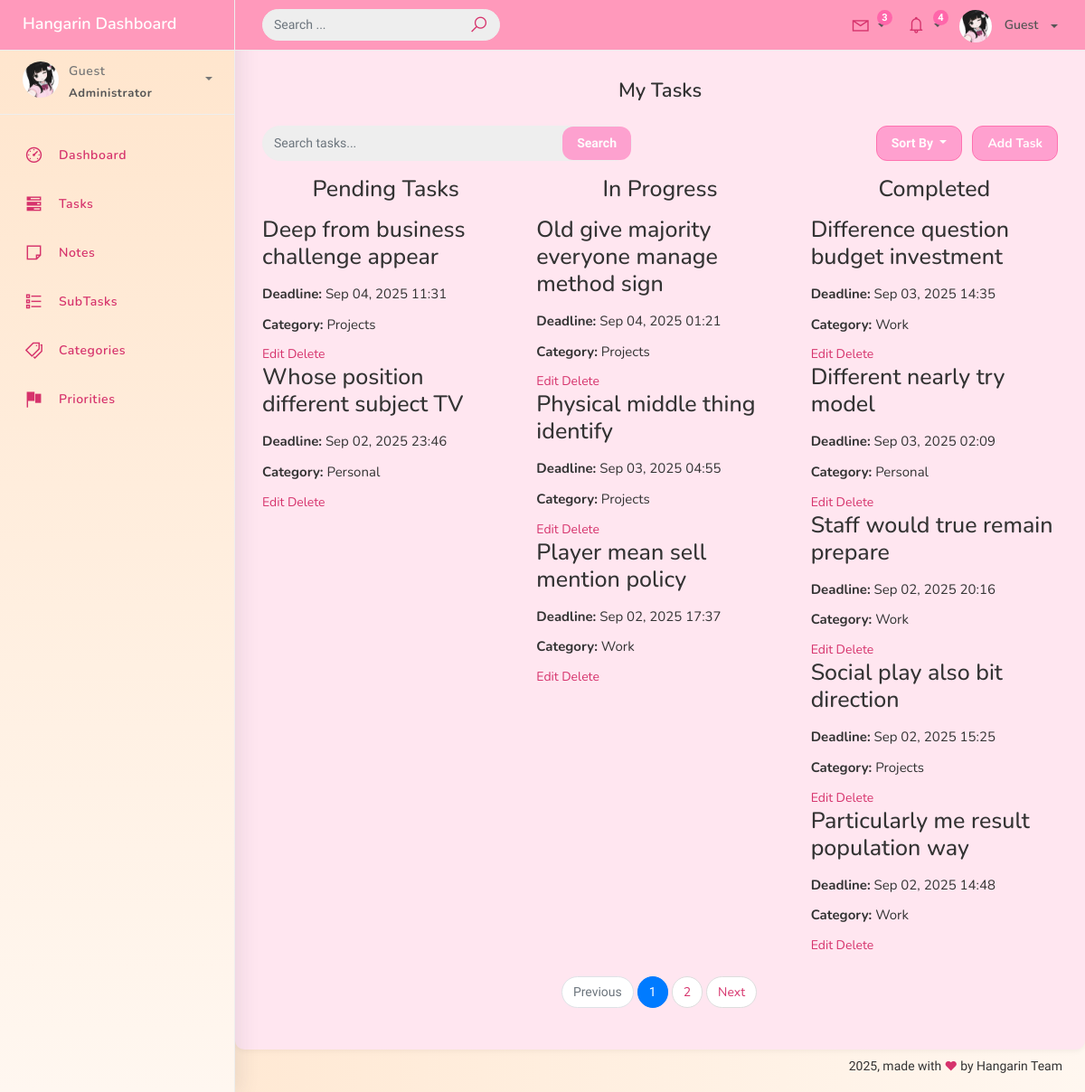
The app's page /task_list/, older data.
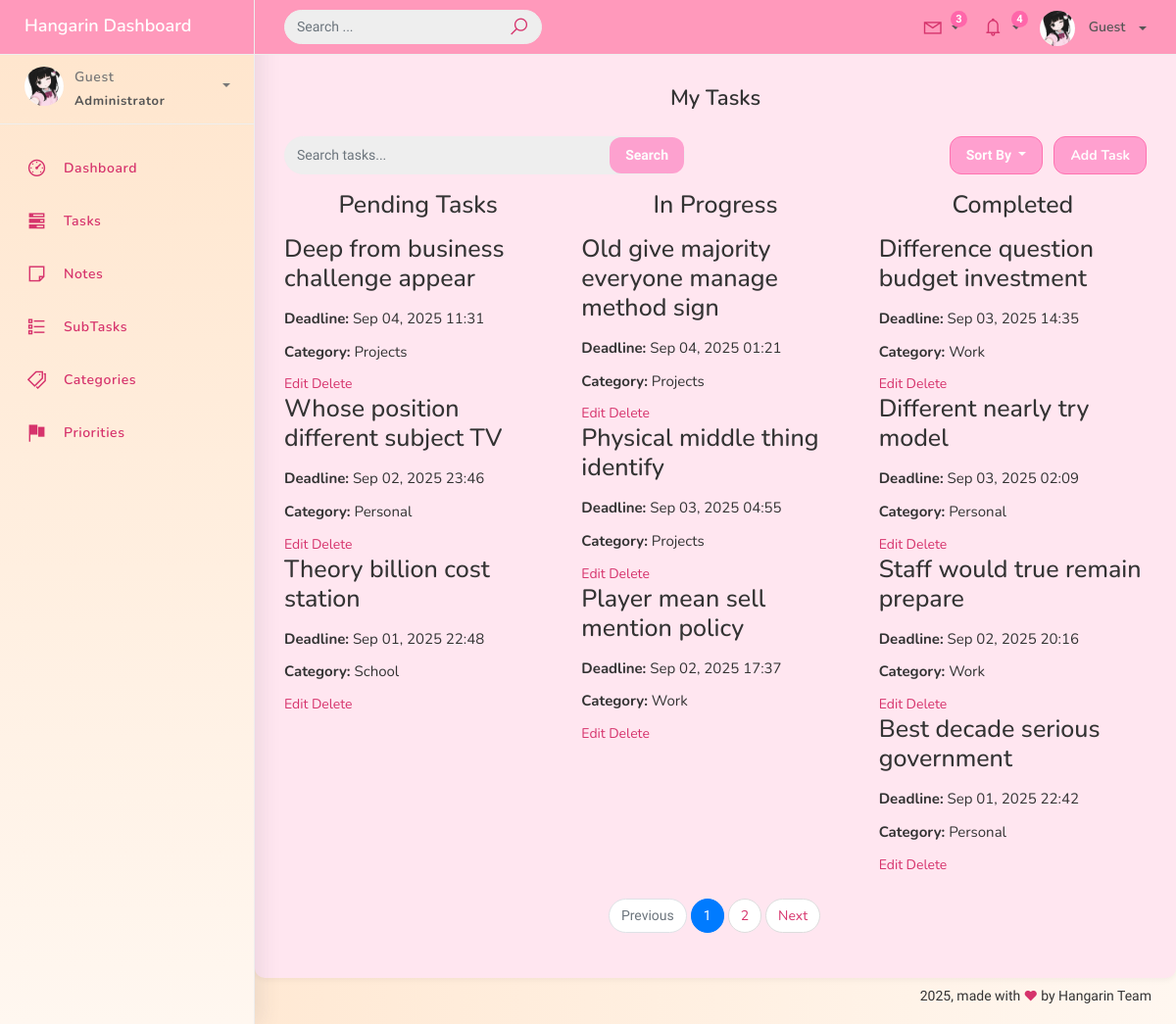
The same page, newer data.
### studentorg/models.py (models this page shows, shortened)
class BaseModel(models.Model):
    created_at = models.DateTimeField(auto_now_add=True)
    updated_at = models.DateTimeField(auto_now=True)
    class Meta:
        abstract = True

class Task(BaseModel):
    title = models.CharField(max_length=200)
    description = models.TextField(blank=True)
    status = models.CharField(
        max_length=50,
        choices=STATUS_CHOICES,
        default="Pending"
    )
    deadline = models.DateTimeField(null=True, blank=True)
    priority = models.ForeignKey(
        Priority, on_delete=models.PROTECT, related_name="tasks"
    )
    category = models.ForeignKey(
        Category, on_delete=models.PROTECT, related_name="tasks"
    )

class Category(BaseModel):
    name = models.CharField(max_length=100)
    class Meta:
        verbose_name = "Category"
        verbose_name_plural = "Categories"

### studentorg/views.py (the view, shortened to what this page needs)
# urls.py: path("task_list/", TaskListView.as_view(), name="task-list"),
class TaskListView(ListView):
    model = Task
    context_object_name = "tasks"
    template_name = "task_list.html"
    paginate_by = 10
    ordering = ["-deadline"]
    def get_queryset(self):
        qs = super().get_queryset()
        query = self.request.GET.get("q")
        sort = self.request.GET.get("sort", "-deadline")
        valid_fields = ["title", "-title", "deadline", "-deadline", "status", "-status"]
        if sort in valid_fields:
            qs = qs.order_by(sort)
        return qs
    def get_context_data(self, **kwargs):
        context = super().get_context_data(**kwargs)
        context["current_sort"] = self.request.GET.get("sort", "-deadline")
        context["query"] = self.request.GET.get("q", "")
        return context

### templates/task_list.html (shortened to what the changed rows need)
{% extends 'base.html' %}
{% block content %}
<div class="content">
  <div class="container-fluid">
    <div class="row task-sections">
      <div class="col-md-4">
        <div class="task-section">
          {% for task in tasks %}
            {% if task.status == "Pending" %}
            <div class="task-note">
              <h5 class="task-title">{{ task.title }}</h5>
              <p><strong>Deadline:</strong> {{ task.deadline|date:"M d, Y H:i" }}</p>
              <p><strong>Category:</strong> {{ task.category.name }}</p>
              <div class="task-actions">
                <a href="{% url 'task-update' task.id %}" class="btn-edit">Edit</a>
                <a href="{% url 'task-delete' task.id %}" class="btn-delete">Delete</a>
              </div>
            </div>
            {% endif %}
          {% empty %}
          <p class="text-muted text-center">No pending tasks.</p>
          {% endfor %}
        </div>
      </div>
      <div class="col-md-4">
        <div class="task-section">
          {% for task in tasks %}
            {% if task.status == "In Progress" %}
            <div class="task-note">
              <h5 class="task-title">{{ task.title }}</h5>
              <p><strong>Deadline:</strong> {{ task.deadline|date:"M d, Y H:i" }}</p>
              <p><strong>Category:</strong> {{ task.category.name }}</p>
              <div class="task-actions">
                <a href="{% url 'task-update' task.id %}" class="btn-edit">Edit</a>
                <a href="{% url 'task-delete' task.id %}" class="btn-delete">Delete</a>
              </div>
            </div>
            {% endif %}
          {% empty %}
          <p class="text-muted text-center">No tasks in progress.</p>
          {% endfor %}
        </div>
      </div>
      <div class="col-md-4">
        <div class="task-section">
          {% for task in tasks %}
            {% if task.status == "Completed" %}
            <div class="task-note">
              <h5 class="task-title">{{ task.title }}</h5>
              <p><strong>Deadline:</strong> {{ task.deadline|date:"M d, Y H:i" }}</p>
              <p><strong>Category:</strong> {{ task.category.name }}</p>
              <div class="task-actions">
                <a href="{% url 'task-update' task.id %}" class="btn-edit">Edit</a>
                <a href="{% url 'task-delete' task.id %}" class="btn-delete">Delete</a>
              </div>
            </div>
            {% endif %}
          {% empty %}
          <p class="text-muted text-center">No completed tasks.</p>
          {% endfor %}
        </div>
      </div>
    </div>
    {% if is_paginated %}
      <nav class="mt-4">
        <ul class="pagination justify-content-center">
          {% for num in paginator.page_range %}
            {% if page_obj.number == num %}
              <li class="page-item active"><span class="page-link">{{ num }}</span></li>
            {% else %}
              <li class="page-item"><a class="page-link" href="?page={{ num }}{% if request.GET.q %}&q={{ request.GET.q }}{% endif %}">{{ num }}</a></li>
            {% endif %}
          {% endfor %}
        </ul>
      </nav>
    {% endif %}
  </div>
</div>
{% endblock %}

Row changes from the older to the newer data that the page shows:
removed Task: title "Social play also bit direction", deadline "Sep 02, 2025 15:25", category.name "Projects", shown under "Completed"
removed Task: title "Particularly me result population way", deadline "Sep 02, 2025 14:48", category.name "Work", shown under "Completed"
now on this page (row unchanged): Task: title "Theory billion cost station", deadline "Sep 01, 2025 22:48", category.name "School", shown under "Pending Tasks"
now on this page (row unchanged): Task: title "Best decade serious government", deadline "Sep 01, 2025 22:42", category.name "Personal", shown under "Completed"
